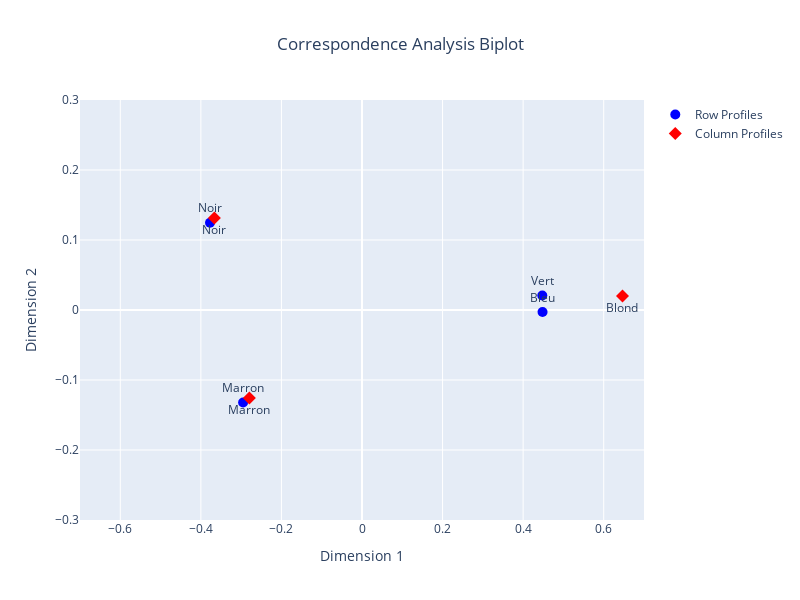
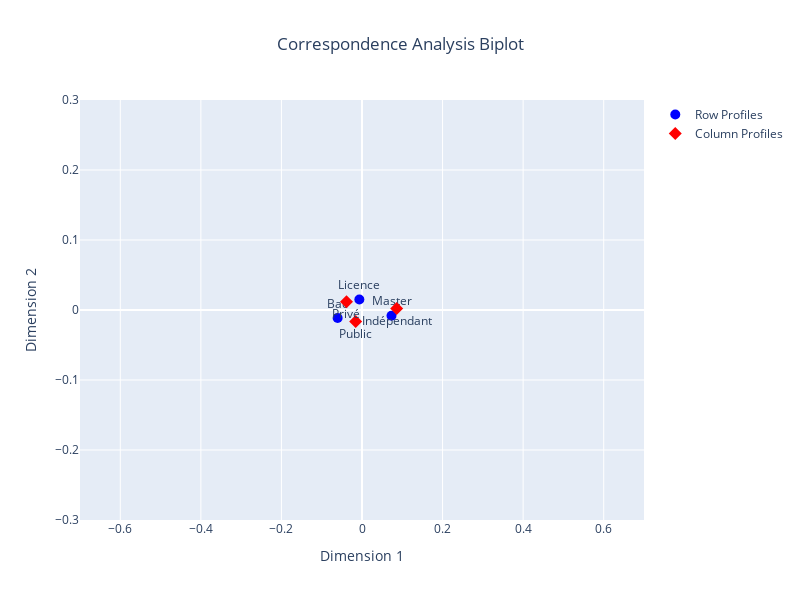

The cell these charts' notebook holds for them, in order:
### Code cell
import numpy as np
import pandas as pd
import plotly.graph_objects as go


def correspondence_analysis(excel_path):
    data = pd.read_excel(excel_path,index_col=0)
    print('Original Contingency table:\n',data)

    k = data.values.sum()
    print('\nTotal observations k =',k)

    frequency_table = data/k
    frequency_table['fi.'] = frequency_table.sum(axis=1)
    frequency_table.loc['f.j'] = frequency_table.sum(axis=0)

    print('\nFrequency table:\n',frequency_table.round(4))

    row_prof_tab = frequency_table.iloc[:-1,:-1].div(frequency_table['fi.'][:-1], axis=0).round(4)
    row_prof_tab['fi.'] = frequency_table['fi.'][:-1].round(4)
    print("\nRow profile table:\n",row_prof_tab)

    col_prof_tab = frequency_table.iloc[:-1,:-1].div(frequency_table.loc['f.j'][:-1],axis=1).round(4)
    col_prof_tab.loc['f.j'] = frequency_table.loc['f.j'][:-1].round(4)
    print("\nColumn profile table:\n",col_prof_tab)

    fij = frequency_table.iloc[:-1,:-1].values
    fi = frequency_table['fi.'][:-1].values
    fj = frequency_table.loc['f.j'][:-1].values

    expected = np.outer(fi,fj)
    
    centered =(fij - expected).round(4)

    di = np.diag(1/np.sqrt(fi)).round(3)
    dj = np.diag(1/np.sqrt(fj)).round(3)

    X = (di @ centered @ dj).round(4)
    print("\nX:\n",X)

    S =np.dot(X.T,X).round(4)
    print("\nS:\n",S)

    eigenvalues ,eigenvectors = np.linalg.eig(S)

    idx = np.argsort(eigenvalues)[::-1]
    sorted_eigenvalues = eigenvalues[idx]
    sorted_eigenvectors = eigenvectors[:,idx]

    n_componets=len(sorted_eigenvalues)-1

    print("\nThe eigenvalues:",eigenvalues)
    print("\nThe eigenvectors:\n",eigenvectors)

    print("\nThe sorted eigenvalues:",sorted_eigenvalues[:n_componets])
    print("\nThe sorted eigenvectors:\n",sorted_eigenvectors[:,:n_componets].round(3))


    Cik = np.dot(X , sorted_eigenvectors[:,:n_componets])
    print("\nCik:\n",Cik.round(4))

    Cjk = np.sqrt(sorted_eigenvalues[:n_componets]) * sorted_eigenvectors[:,:n_componets]
    print("\nCjk:\n",Cjk.round(4))

    row_labels = data.index.tolist()
    col_labels = data.columns.tolist()

    fig = go.Figure()

    fig.add_trace(go.Scatter(
        x=Cik[:,0], y=Cik[:,1],
        mode ='markers+text',
        marker= dict(size=10,color = 'blue'),
        text=row_labels,
        textposition='top center',
        name="Row Profiles"
    ))

    fig.add_trace(go.Scatter(
        x=Cjk[:,0],y=Cjk[:,1],
        mode='markers+text',
        marker=dict(size=10,color='red',symbol='diamond'),
        text=col_labels,
        textposition='bottom center',
        name="Column Profiles"
    ))

    fig.add_shape(
        type="line",
        x0=-0.7,y0=0, x1=0.7,y1=0,
        line=dict(color='grey',width=1,dash='dash'),
        layer='below'
    )

    fig.add_shape(
        type="line",
        x0=0,y0=-0.3, x1=0,y1=0.3,
        line=dict(color='black',width=1,dash='dash'),
        layer='below',
    )

    fig.update_layout(
        width=800,
        height=600,
        title="Correspondence Analysis Biplot",
        title_x = 0.5,
        xaxis_title="Dimension 1",
        yaxis_title="Dimension 2",
        showlegend=True,
        hovermode='closest',
        xaxis=dict(
            tickmode='array',
            tickvals=np.arange(-0.8, 0.9, 0.2).round(1),
            range=[-0.7, 0.7]  
        ),
        yaxis=dict(
            range=[-0.3, 0.3] 
    ))

    fig.show()


correspondence_analysis('yeux_cheveux.xlsx')
correspondence_analysis('niveau_secteur.xlsx')

### Figure 1 — Plotly figure (JSON) as saved in the notebook; plotly's stock layout.template omitted (floating-point values rounded to 4 significant figures)
{"data": [{"marker": {"color": "blue", "size": 10}, "mode": "markers+text", "name": "Row Profiles", "text": ["Vert", "Bleu", "Marron", "Noir"], "textposition": "top center", "type": "scatter", "x": [0.4475, 0.4481, -0.2951, -0.3773], "y": [0.0208, -0.002761, -0.1322, 0.1247]}, {"marker": {"color": "red", "size": 10, "symbol": "diamond"}, "mode": "markers+text", "name": "Column Profiles", "text": ["Blond", "Marron", "Noir"], "textposition": "bottom center", "type": "scatter", "x": [0.6466, -0.2796, -0.3664], "y": [0.02, -0.1259, 0.1313]}], "layout": {"height": 600, "hovermode": "closest", "shapes": [{"layer": "below", "line": {"color": "grey", "dash": "dash", "width": 1}, "type": "line", "x0": -0.7, "x1": 0.7, "y0": 0, "y1": 0}, {"layer": "below", "line": {"color": "black", "dash": "dash", "width": 1}, "type": "line", "x0": 0, "x1": 0, "y0": -0.3, "y1": 0.3}], "showlegend": true, "title": {"text": "Correspondence Analysis Biplot", "x": 0.5}, "width": 800, "xaxis": {"range": [-0.7, 0.7], "tickmode": "array", "tickvals": [-0.8, -0.6, -0.4, -0.2, 0, 0.2, 0.4, 0.6, 0.8], "title": {"text": "Dimension 1"}}, "yaxis": {"range": [-0.3, 0.3], "title": {"text": "Dimension 2"}}}}

### Figure 2 — Plotly figure (JSON) as saved in the notebook; plotly's stock layout.template omitted (floating-point values rounded to 4 significant figures)
{"data": [{"marker": {"color": "blue", "size": 10}, "mode": "markers+text", "name": "Row Profiles", "text": ["Bac", "Licence", "Master"], "textposition": "top center", "type": "scatter", "x": [-0.06046, -0.006582, 0.07322], "y": [-0.01133, 0.01511, -0.008203]}, {"marker": {"color": "red", "size": 10, "symbol": "diamond"}, "mode": "markers+text", "name": "Column Profiles", "text": ["Public", "Privé", "Indépendant"], "textposition": "bottom center", "type": "scatter", "x": [-0.01574, -0.03852, 0.08604], "y": [-0.01629, 0.01167, 0.002247]}], "layout": {"height": 600, "hovermode": "closest", "shapes": [{"layer": "below", "line": {"color": "grey", "dash": "dash", "width": 1}, "type": "line", "x0": -0.7, "x1": 0.7, "y0": 0, "y1": 0}, {"layer": "below", "line": {"color": "black", "dash": "dash", "width": 1}, "type": "line", "x0": 0, "x1": 0, "y0": -0.3, "y1": 0.3}], "showlegend": true, "title": {"text": "Correspondence Analysis Biplot", "x": 0.5}, "width": 800, "xaxis": {"range": [-0.7, 0.7], "tickmode": "array", "tickvals": [-0.8, -0.6, -0.4, -0.2, 0, 0.2, 0.4, 0.6, 0.8], "title": {"text": "Dimension 1"}}, "yaxis": {"range": [-0.3, 0.3], "title": {"text": "Dimension 2"}}}}
